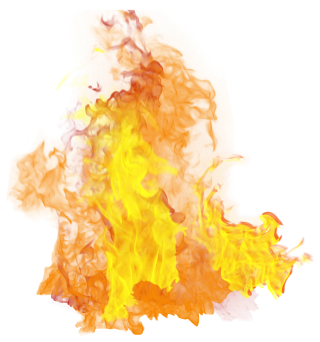
#> input picture Assets/fire.png, 320 x 342 px, found by its file name
$ python fire.py
#> lines starting #> are read from the running program, lines starting #| are printed output that depends on the picture
# This file contains fire animation
# [このファイルにはファイヤーアニメーションが含まれています。]
from PIL import Image

# ----------------------Fire Animation----------------------

fire_image = Image.open("Assets\\fire.png")
#> fire_image is the input picture: PIL image 320x342 RGBA; mean R, G, B, A 137.8, 84.5, 5.6, 80

total_frames = 40
rotation_angle = 0.25
frame_width, frame_height = fire_image.size
#> frame_width = 320; frame_height = 342
output_frames = []

# Rotate the fire image by the rotation angle for each frame [各フレームの回転角度で火災画像を回転させる]
for i in range(total_frames):
    angle = (i - total_frames // 2) * rotation_angle
    rotated_image = fire_image.rotate(angle, resample=Image.BICUBIC, expand=True)
    frame = Image.new("RGBA", (frame_width, frame_height), (0, 0, 0, 0))
    x = (frame_width - rotated_image.width) // 2
    y = frame_height - rotated_image.height
    frame.paste(rotated_image, (x, y), rotated_image)
    output_frames.append(frame)
#> this loop made 40 passes
#> pass 1, `rotated_image = fire_image.rotate(angle, resample=Image.BICUBIC, expan..`:
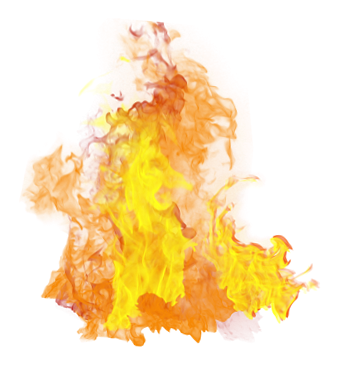
#> rotated_image: PIL image 350x370 RGBA; mean R, G, B, A 113.6, 68.3, 3.7, 67.4; transparent parts drawn white
#> pass 2, `rotated_image = fire_image.rotate(angle, resample=Image.BICUBIC, expan..`:
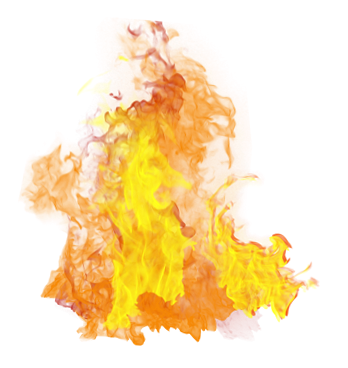
#> rotated_image: PIL image 348x368 RGBA; mean R, G, B, A 114.8, 69, 3.8, 68.1; transparent parts drawn white
#> pass 3, `rotated_image = fire_image.rotate(angle, resample=Image.BICUBIC, expan..`:
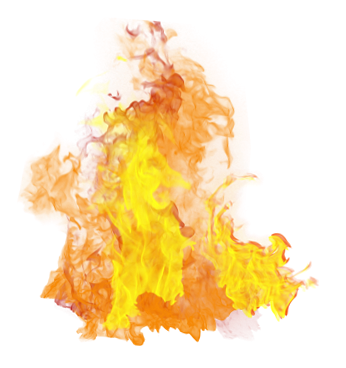
#> rotated_image: PIL image 346x368 RGBA; mean R, G, B, A 115.5, 69.4, 3.8, 68.5; transparent parts drawn white
#> after the loop:
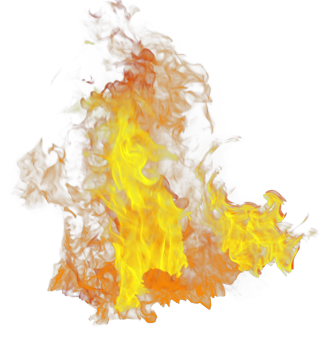
#> frame: PIL image 320x342 RGBA; mean R, G, B, A 75.6, 50.6, 3.4, 60.9; transparent parts drawn white
#> after the loop:
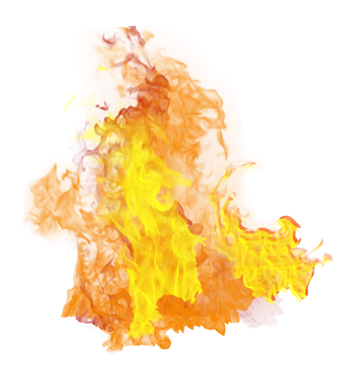
#> rotated_image: PIL image 348x368 RGBA; mean R, G, B, A 114.9, 69.1, 3.8, 68.1; transparent parts drawn white
#> after the loop, output_frames = 40 items

# Save the frames as images [フレームを画像として保存する]
for i, frame in enumerate(output_frames):
    frame.save(f"Assets\\Fire\\{i}.png")
#> this loop made 40 passes
#> pass 1, `frame.save(f"Assets\\Fire\\{i}.png")`:
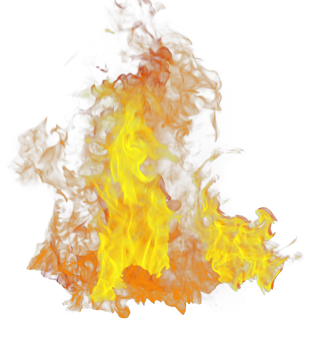
#> saved as 0.png: PIL image 320x342 RGBA; mean R, G, B, A 75.5, 50.6, 3.4, 60.8; transparent parts drawn white
#> pass 2, `frame.save(f"Assets\\Fire\\{i}.png")`:
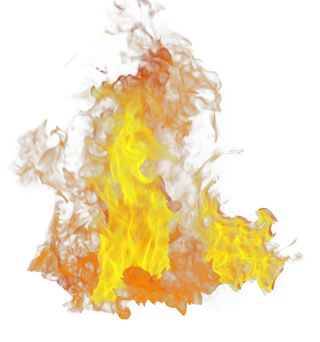
#> saved as 1.png: PIL image 320x342 RGBA; mean R, G, B, A 75.5, 50.6, 3.4, 60.9; transparent parts drawn white

$ run again, with Assets/Eat_emoji.png copied over Assets/fire.png
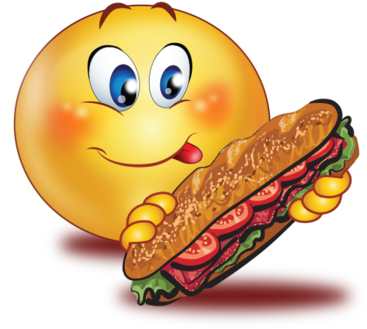
#> input picture Assets/Eat_emoji.png, 367 x 329 px, found by its file name
#> fire_image is the input picture: PIL image 367x329 RGBA; mean R, G, B, A 137, 94.6, 50.2, 152.2
#> after the loop `for i in range(total_frames):`:
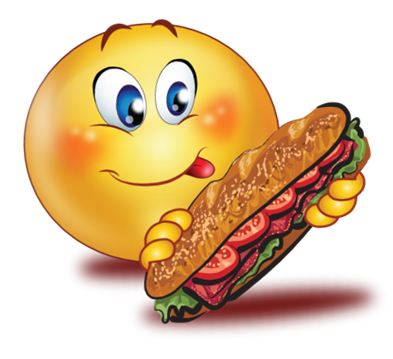
#> rotated_image: PIL image 393x359 RGBA; mean R, G, B, A 114.2, 79.3, 41.3, 130.1; transparent parts drawn white
#> after the loop `for i in range(total_frames):`: output_frames = 40 items
#> the loop `for i, frame in enumerate(output_frames):` made 40 passes
#> pass 2, `frame.save(f"Assets\\Fire\\{i}.png")`:
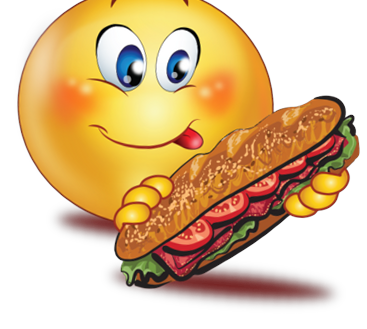
#> saved as 1.png: PIL image 367x329 RGBA; mean R, G, B, A 115.2, 82.9, 40.9, 144.8; transparent parts drawn white

$ run again, with Assets/agent_bubble.png copied over Assets/fire.png
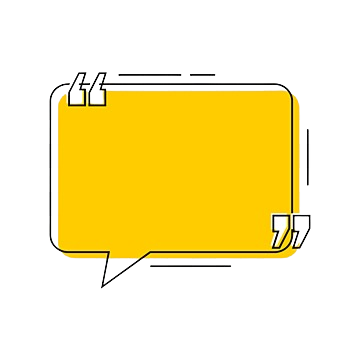
#> input picture Assets/agent_bubble.png, 360 x 360 px, found by its file name
#> fire_image is the input picture: PIL image 360x360 RGBA; mean R, G, B, A 79.1, 64.3, 4.4, 81.3
#> after the loop `for i in range(total_frames):`:
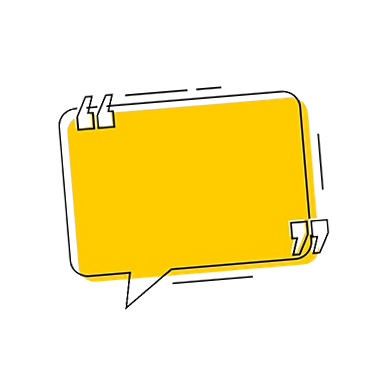
#> rotated_image: PIL image 390x390 RGBA; mean R, G, B, A 67.4, 54.8, 3.8, 69.3; transparent parts drawn white
#> after the loop `for i in range(total_frames):`: output_frames = 40 items
#> the loop `for i, frame in enumerate(output_frames):` made 40 passes
#> pass 2, `frame.save(f"Assets\\Fire\\{i}.png")`:
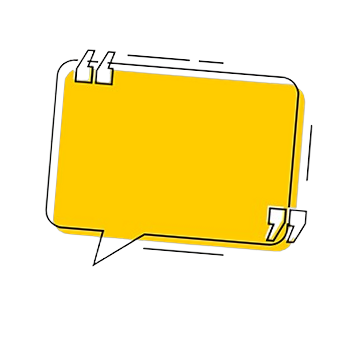
#> saved as 1.png: PIL image 360x360 RGBA; mean R, G, B, A 76.5, 61.8, 2.4, 80.3; transparent parts drawn white
